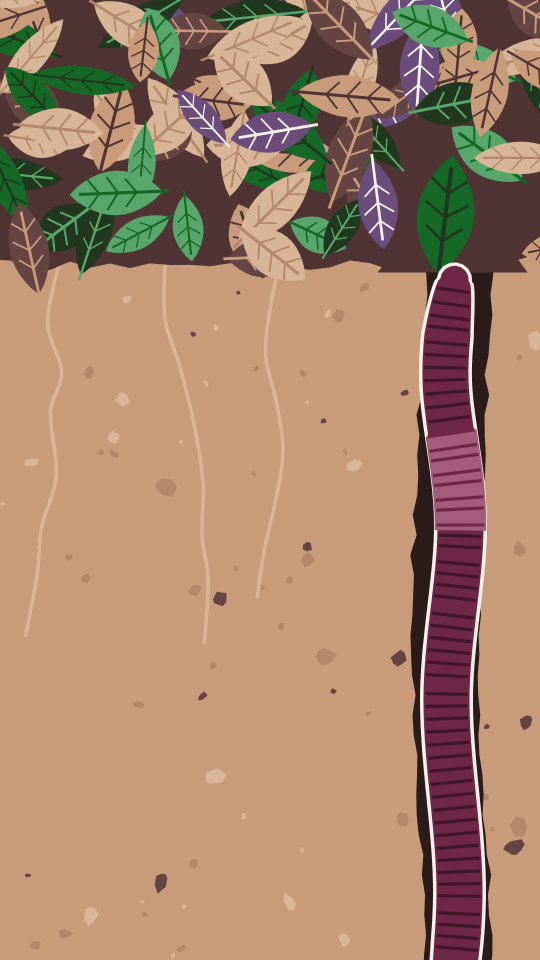
#> input picture social/2026-10-21-world-earthworm-day/png/frame-1-art.png, 1080 x 1920 px, given in place of sfwlogo-240.png, which was not available (shown at 1/2 size)
$ python build.py
#> lines starting #> are read from the running program, lines starting #| are printed output that depends on the picture; after the words box and inside, x2 and y2 are one past the last pixel; in counts of white or black regions, pixels touching at a corner belong together; pictures that were not available may be replaced by others from this repository, and a replacement may not be noted
### social/regenerative-2026-10-15/variants.py
"""More design options for the Regenerative carousel (B to E), same words. B, C, D have no photos; E has one.

  python3 social/regenerative-2026-10-15/variants.py
    -> option-b/, option-c/, option-d/ (layers, slides.html, slide-N.png, contact-sheet.png, regenerative-option-X-canva.pptx)
    -> options-compare.png (A = the current version, then B, C, D, E)
"""
import os, json, random, subprocess
import numpy as np
from PIL import Image, ImageDraw, ImageFilter

HERE = os.path.dirname(os.path.abspath(__file__))
ROOT = os.path.abspath(os.path.join(HERE, "..", ".."))
SOILC = os.path.join(ROOT, "social", "cutouts-soil"); FLOW = os.path.join(ROOT, "social", "cutouts-flowers")
NEW = os.path.join(ROOT, "img", "new-2026-10")
W, H = 1080, 1350
DEEP, GREEN, LIGHT, CREAM, KRAFT = "#22371F", "#156826", "#59A66C", "#F4F1EA", "#CDB38A"
def rgb(h): return tuple(int(h[i:i + 2], 16) for i in (1, 3, 5))

Q = [("A destination", "or a direction?"), ("A certified status", "or a way of thinking?"),
     ("A premium product,", "or a standard everyone who works the land can reach?")]
HEAD, SMALL1 = "What does Regenerative actually mean?", "And who gets to decide?"
HEAD5, SMALL5 = "Living soil in the hands of every person who works the land.", "What does regenerative mean to you? Tell us in the comments."


def paper(color, seed):
    rng = np.random.default_rng(seed)
    n = rng.normal(0, 1, (H // 4, W // 4)).astype(np.float32)
    n = np.array(Image.fromarray(((n - n.min()) / np.ptp(n) * 255).astype(np.uint8)).resize((W, H), Image.BICUBIC), np.float32) / 255 - .5
    img = np.array(rgb(color), np.float32)[None, None] + n[..., None] * 14 + rng.normal(0, 3, (H, W, 1))
    return Image.fromarray(np.clip(img, 0, 255).astype(np.uint8))


# [28 lines left out: functions ragged, shadow, cover, not called in this run]


def cut(name, w=None, h=None, rot=0, folder=SOILC):
    im = Image.open(os.path.join(folder, name)).convert("RGBA")
    im = im.resize((w, round(im.height * w / im.width)) if w else (round(im.width * h / im.height), h), Image.LANCZOS)
    return im.rotate(rot, expand=True, resample=Image.BICUBIC) if rot else im


# [8 lines left out: function soil_strip, not called in this run]


logo = Image.open(os.path.join(ROOT, "img", "sfwlogo-240.png")).convert("RGBA")
def logo_img(w=150, disc=False):
    l = logo.resize((w, round(w * logo.height / logo.width)), Image.LANCZOS)
    if not disc: return l
    d = round(w * 1.25); o = Image.new("RGBA", (d, d), (0, 0, 0, 0))
    ImageDraw.Draw(o).ellipse((0, 0, d - 1, d - 1), fill=rgb(CREAM) + (255,)); o.alpha_composite(l, ((d - l.width) // 2, (d - l.height) // 2))
    return o


class Deck:
    def __init__(self, key):
        self.key, self.dir = key, os.path.join(HERE, f"option-{key}")
        self.lay = os.path.join(self.dir, "layers"); os.makedirs(self.lay, exist_ok=True)
        self.slides = []

    def slide(self, bg):
        s = dict(n=len(self.slides) + 1, items=[]); self.slides.append(s)
        self.img(s, "background", paper(bg, s["n"] + ord(self.key)), 0, 0, jpg=True)
        return s

    def img(self, s, name, im, x, y, jpg=False, center=False, shade=False):
        if shade:
            im, pad = shadow(im); x -= pad; y -= pad
        if center: x, y = round(x - im.width / 2), round(y - im.height / 2)
        box = (max(0, -x), max(0, -y), min(im.width, W - x), min(im.height, H - y)); im = im.crop(box); x += box[0]; y += box[1]
        fn = f"s{s['n']}-{len(s['items']) + 1:02d}-{name}." + ("jpg" if jpg else "png")
        (im.convert("RGB").save(os.path.join(self.lay, fn), quality=88) if jpg else im.save(os.path.join(self.lay, fn), optimize=True))
        s["items"].append(dict(type="image", name=name, file="layers/" + fn, x=x, y=y, w=im.width, h=im.height))

    def text(self, s, name, runs, x, y, w, h, size, font="Montserrat", weight=700, lh=1.1, align="left"):
        s["items"].append(dict(type="text", name=name, runs=runs, x=x, y=y, w=w, h=h, size=size, font=font, weight=weight, lh=lh, align=align))

    # [159 lines left out: functions write, build_options, not called in this run]


# [2 lines that do not run on import are left out]

### social/regenerative-2026-10-15/concepts.py
"""'What does Regenerative actually mean?' single image, three visual concepts with real soil material,
gradients and grain. Headline and small line only.

  python3 social/regenerative-2026-10-15/concepts.py  -> concept-1/ .. concept-3/ (post.png, pptx) and concepts-compare.png
"""
import os
import numpy as np
from PIL import Image, ImageDraw, ImageFont, ImageFilter
import variants as v
from variants import Deck, W, H, DEEP, GREEN, LIGHT, CREAM, rgb, cut, logo_img, NEW, HEAD, SMALL1

HERE = os.path.dirname(os.path.abspath(__file__))
SOIL = "#4F3433"
MONT = os.path.join(HERE, "..", "open-house-2026-10-16", "fonts", "montserrat-latin-variable.ttf")


class Single(Deck):
    def __init__(self, key):
        super().__init__(key); self.dir = os.path.join(HERE, f"concept-{key}")
        self.lay = os.path.join(self.dir, "layers"); os.makedirs(self.lay, exist_ok=True)

    # [13 lines left out: function write, not called in this run]

    def bg(self, s, im):
        s["items"].clear(); self.img(s, "background", im, 0, 0, jpg=True)


def grain(im, amount=9, seed=0):
    a = np.asarray(im.convert("RGB"), np.float32)
    a += np.random.default_rng(seed).normal(0, amount, a.shape[:2])[..., None]
    return Image.fromarray(np.clip(a, 0, 255).astype(np.uint8))


def cover(im, w, h, fx=.5, fy=.5):
    s = max(w / im.width, h / im.height); im = im.resize((round(im.width * s), round(im.height * s)), Image.LANCZOS)
    x, y = round((im.width - w) * fx), round((im.height - h) * fy); return im.crop((x, y, x + w, y + h))


# [70 lines left out: functions radial, build_concepts, not called in this run]


# [2 lines that do not run on import are left out]

### social/regenerative-2026-10-15/sunny.py
"""'What does Regenerative actually mean?' as one sunny image: plants, life and sun. Three options.
  python3 social/regenerative-2026-10-15/sunny.py -> sunny-1/ .. sunny-3/ and sunny-compare.png
"""
import os
import numpy as np
from PIL import Image, ImageDraw, ImageFont
from concepts import Single, grain, cover
from variants import W, H, DEEP, GREEN, CREAM, rgb, cut, NEW, FLOW, HEAD, SMALL1, logo_img

HERE = os.path.dirname(os.path.abspath(__file__))
WHITE = "#FFFFFF"


class S(Single):
    def __init__(self, key):
        super().__init__(key); self.dir = os.path.join(HERE, f"sunny-{key}")
        self.lay = os.path.join(self.dir, "layers"); os.makedirs(self.lay, exist_ok=True)

    # [4 lines left out: function write, not called in this run]


def sunlight(im, cx, cy, r, strength=.55):
    """Warm sunlight from one point: a soft golden glow added onto the picture."""
    a = np.asarray(im.convert("RGB"), np.float32)
    yy, xx = np.mgrid[0:H, 0:W].astype(np.float32)
    d = np.hypot(xx - cx, yy - cy) / r
    glow = np.exp(-d ** 2)[..., None] * strength
    warm = np.array([255, 236, 190], np.float32)
    return Image.fromarray(np.clip(a + (warm - a) * glow, 0, 255).astype(np.uint8))


M = 90

# [42 lines left out: function build_sunny, not called in this run]


# [2 lines that do not run on import are left out]

### social/earthworm-day-2026-10-21/build.py
"""World Earthworm Day (Wednesday 21 October 2026): one Instagram image, 1080 x 1350.
Sunny sky, plants at the surface, a real soil cross-section with vertical earthworm burrows and roots following them.
  python3 social/earthworm-day-2026-10-21/build.py -> post/ (post.png, layers, editable pptx)
"""
import os, sys, math, random
import numpy as np
from PIL import Image, ImageDraw, ImageFilter
HERE = os.path.dirname(os.path.abspath(__file__))
ROOT = os.path.abspath(os.path.join(HERE, "..", ".."))
sys.path.insert(0, os.path.join(ROOT, "social", "regenerative-2026-10-15"))
from concepts import Single, grain, cover
from sunny import sunlight
from variants import W, H, DEEP, GREEN, CREAM, rgb, cut, NEW, FLOW, logo_img

SOILC = os.path.join(ROOT, "social", "cutouts-soil")
CLOVER = os.path.join(ROOT, "social", "open-house-2026-10-16", "cutouts", "crimson-clover-capri.webp")
SURFACE = 780          # where the ground starts
M = 90


class Post(Single):
    def __init__(self):
        super().__init__("w"); self.dir = os.path.join(HERE, "post")
        self.lay = os.path.join(self.dir, "layers"); os.makedirs(self.lay, exist_ok=True)
        for f in os.listdir(self.lay): os.remove(os.path.join(self.lay, f))

    def write(self):
        super().write()
        os.replace(os.path.join(self.dir, "regenerative-concept-w-canva.pptx"), os.path.join(HERE, "earthworm-day-editable.pptx"))
        os.replace(os.path.join(self.dir, "post.png"), os.path.join(HERE, "earthworm-day-1080x1350.png"))


def wiggle(x0, y0, length, seed, amp=14):
    rnd = random.Random(seed); pts = []; x = x0; ph = rnd.uniform(0, 6)
    for i in range(0, length, 8):
        x = x0 + math.sin(i / 70 + ph) * amp + rnd.uniform(-1.5, 1.5); pts.append((x, y0 + i))
    return pts


def soil_section():
    """The ground: real compost texture, darker with depth, with three vertical burrows lined with lighter casts."""
    h = H - SURFACE
    # an even field of soil: the lower, sharp part of the finished-compost pile in R5A_4027 (no fork in this part)
    src = Image.open(os.path.join(NEW, "R5A_4027.jpg")).convert("RGB").crop((60, 500, 1499, 1000))
    soil = cover(src, W, h, .5, .5)
    a = np.asarray(soil, np.float32)
    depth = np.linspace(0, 1, h)[:, None, None]
    a = a * (1.0 - depth * .35)                                             # darker with depth
    a = a * .9 + np.array([92, 62, 44], np.float32) * .1
    soil = Image.fromarray(np.clip(a, 0, 255).astype(np.uint8)).convert("RGBA")
    # ragged top edge where the surface is
    rnd = random.Random(4); top = Image.new("L", (W, h), 255); d = ImageDraw.Draw(top)
    poly = [(0, 0)] + [(x, rnd.uniform(0, 14)) for x in range(0, W + 20, 20)] + [(W, 0)]
    d.polygon(poly, fill=0); soil.putalpha(top.filter(ImageFilter.GaussianBlur(1)))
    burrows = Image.new("RGBA", (W, h), (0, 0, 0, 0))
    for k, (x0, length, wdt) in enumerate([(230, h - 20, 30), (560, h - 60, 34), (880, h - 10, 28)]):
        pts = wiggle(x0, 6, length, k + 1)
        lining = Image.new("RGBA", (W, h), (0, 0, 0, 0)); ld = ImageDraw.Draw(lining)
        ld.line(pts, fill=(166, 124, 88, 150), width=wdt + 18, joint="curve")    # cast lining, a lighter rim
        ld.line(pts, fill=(34, 22, 16, 215), width=wdt, joint="curve")            # the open channel
        hi = Image.new("RGBA", (W, h), (0, 0, 0, 0)); ImageDraw.Draw(hi).line([(x - wdt // 2 - 4, y) for x, y in pts], fill=(214, 182, 140, 150), width=3)
        burrows.alpha_composite(lining.filter(ImageFilter.GaussianBlur(4))); burrows.alpha_composite(hi.filter(ImageFilter.GaussianBlur(1.2)))
    soil.alpha_composite(burrows)
    # fine roots following the burrows down
    roots = Image.new("RGBA", (W, h), (0, 0, 0, 0)); rd = ImageDraw.Draw(roots)
    for k, x0 in enumerate([230, 560, 880]):
        for j in range(3):
            pts = wiggle(x0 + (j - 1) * 26, 0, int((h - 80) * (.55 + j * .15)), 40 + k * 3 + j, amp=10)
            rd.line(pts, fill=(236, 222, 196, 210), width=3 - (j == 2), joint="curve")
            rnd = random.Random(k * 10 + j)
            for _ in range(6):                                                 # little side hairs
                px, py = pts[rnd.randrange(5, len(pts) - 1)]; s = rnd.choice([-1, 1])
                rd.line([(px, py), (px + s * rnd.randint(18, 40), py + rnd.randint(10, 30))], fill=(236, 222, 196, 170), width=2)
    soil.alpha_composite(roots.filter(ImageFilter.GaussianBlur(.6)))
    return soil


p = Post(); s = p.slide(CREAM); s["items"].clear()
# sunny sky
yy = np.linspace(0, 1, H)[:, None, None]
sky = np.array([255, 214, 140], np.float32) * (1 - yy) + np.array([255, 243, 216], np.float32) * yy
sky = np.repeat(sky, W, 1)
p.bg(s, grain(sunlight(Image.fromarray(sky.astype(np.uint8)), W - 180, 120, 460, .9), 4, 21))
p.img(s, "logo", logo_img(170), W - 72 - 170, 60)
p.text(s, "headline", [("How do worms work their magic?", DEEP, False)], M, 150, W - 2 * M - 80, 300, 84, lh=1.05)
p.text(s, "small-line", [("World Earthworm Day, 21 October", GREEN, False)], M + 2, 345, W - 2 * M, 60, 46, font="Source Sans 3", weight=600)
# the ground and life above it
p.img(s, "soil-cross-section", soil_section(), 0, SURFACE)
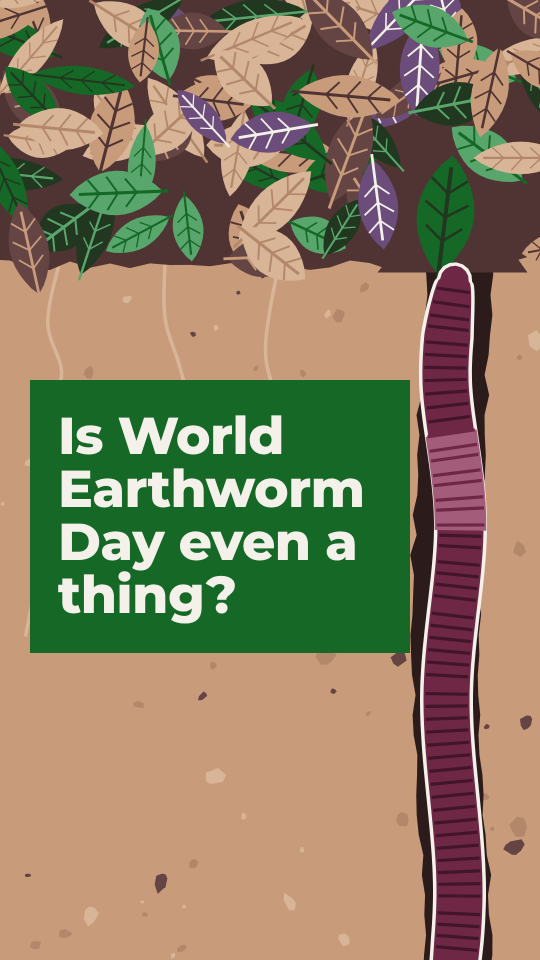
#> input picture social/2026-10-21-world-earthworm-day/png/frame-1.png, 1080 x 1920 px, given in place of R5A_4027.jpg, which was not available (shown at 1/2 size)
#> in soil_section, `src = Image.open(os.path.join(NEW, "R5A_4027.jpg")).convert("RGB").cro..`:
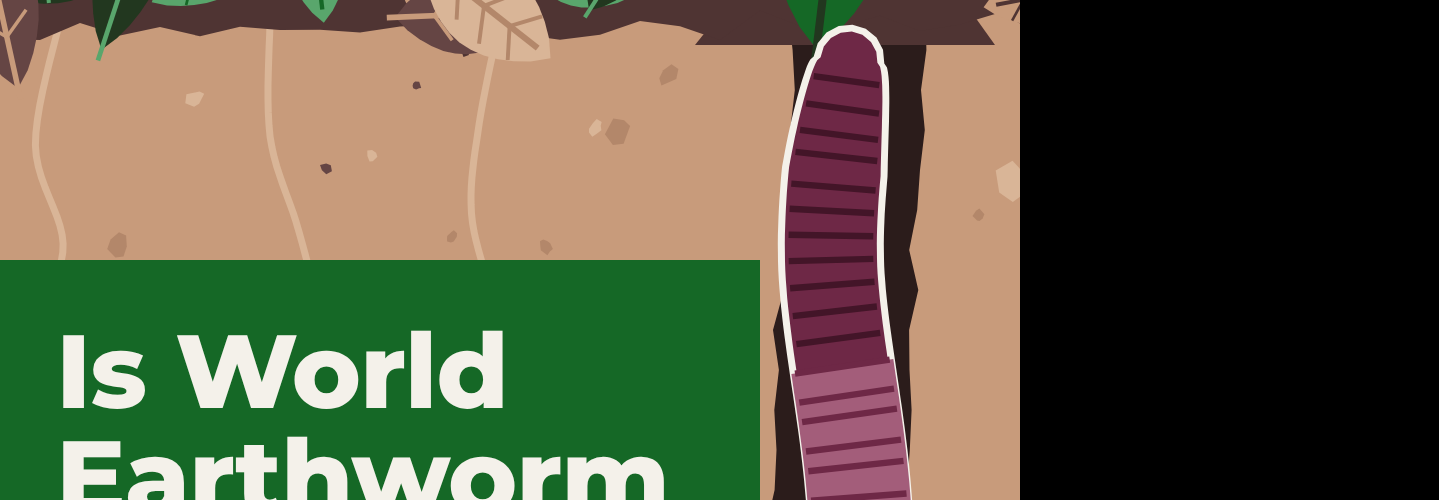
#> src: PIL image 1439x500 RGB; mean R, G, B 94.2, 91.7, 68.7
#> in soil_section, `top = Image.new('L', (W, h), 255)`: top: PIL image 1080x570 L; every value is 255
#> in soil_section, `soil.putalpha(top.filter(ImageFilter.GaussianBlur(1)))`:
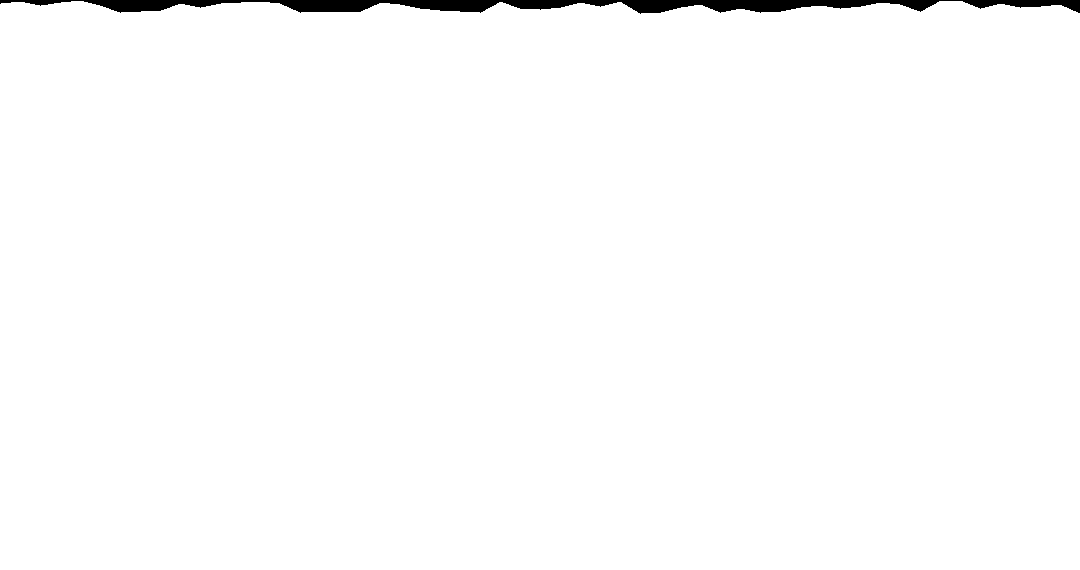
#> top: PIL image 1080x570 L; 98.8% white; 1 black region, box (x1, y1, x2, y2) and area: (0, 0, 1080, 14) 7646
#> in soil_section, `burrows = Image.new("RGBA", (W, h), (0, 0, 0, 0))`: burrows: PIL image 1080x570 RGBA; every value is 0
#> in soil_section, `soil.alpha_composite(roots.filter(ImageFilter.GaussianBlur(.6)))`:
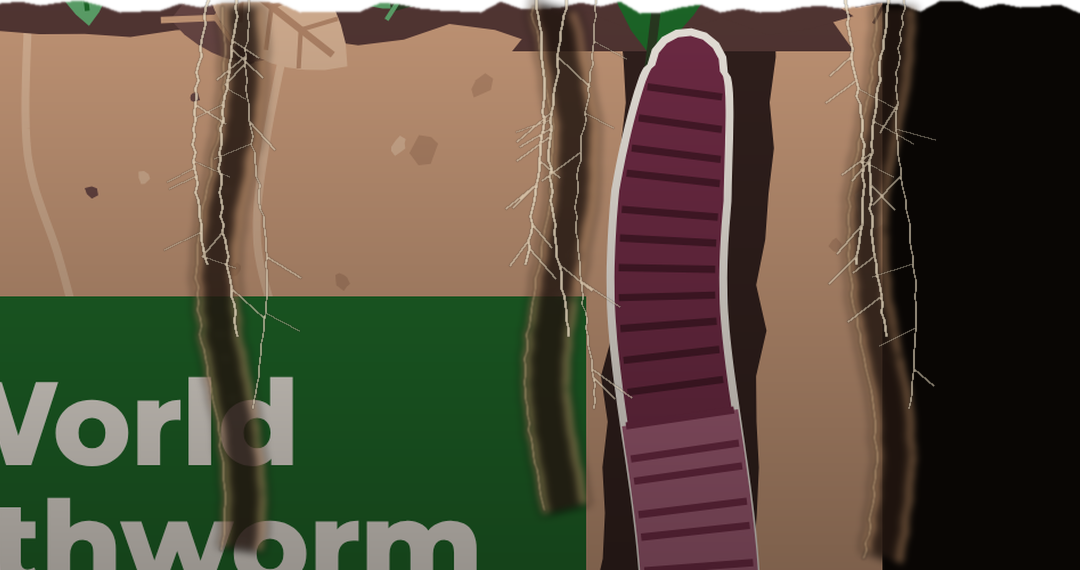
#> soil: PIL image 1080x570 RGBA; mean R, G, B, A 89.7, 79, 60.9, 251.9; transparent parts drawn white
for k, (f, h_, cx, r) in enumerate([("clover", 150, 120, -4), ("clover", 120, 450, 5), ("clover", 160, 690, -3), ("clover", 130, 990, 6)]):
    im = cut(os.path.basename(CLOVER), h=h_, rot=r, folder=os.path.dirname(CLOVER))
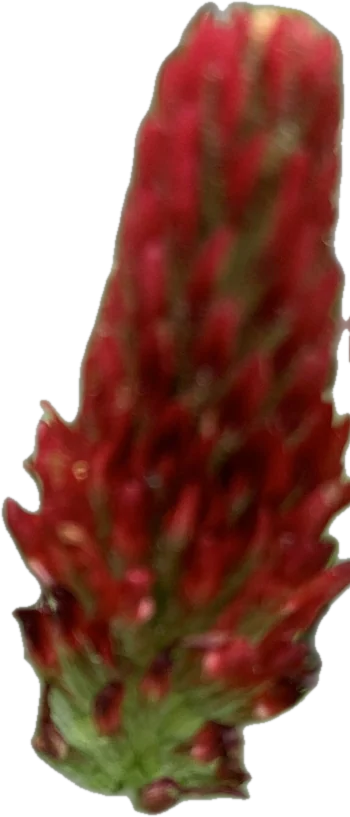
#> input picture social/open-house-2026-10-16/cutouts/crimson-clover-capri.webp, 350 x 817 px
#> in cut, im is the input picture: PIL image 350x817 RGBA; mean R, G, B, A 75.1, 32.8, 20.7, 172.2
#> in cut, `return im.rotate(rot, expand=True, resample=Image.BICUBIC) if rot else..`:
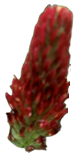
#> returned value: PIL image 76x156 RGBA; mean R, G, B, A 59.5, 25.1, 15.4, 139.7; transparent parts drawn white
    p.img(s, f"cover-crop-{k + 1}", im, round(cx - im.width / 2), SURFACE - im.height + 22)
for k, (f, h_, cx, r) in enumerate([("norfolk-common-poppy.png", 220, 300, -6), ("tamil-nadu-marigold.png", 190, 860, 5)]):
    im = cut(f, h=h_, rot=r, folder=FLOW); p.img(s, "flower-" + f[:-4], im, round(cx - im.width / 2), SURFACE - im.height + 20)
#> in cut (call 5), `return im.rotate(rot, expand=True, resample=Image.BICUBIC) if rot else..`:
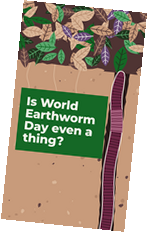
#> returned value: PIL image 148x232 RGBA; mean R, G, B, A 109.9, 100.1, 77.5, 202.6; transparent parts drawn white
#> (the run stopped early here; a loop or call above may not have finished)
